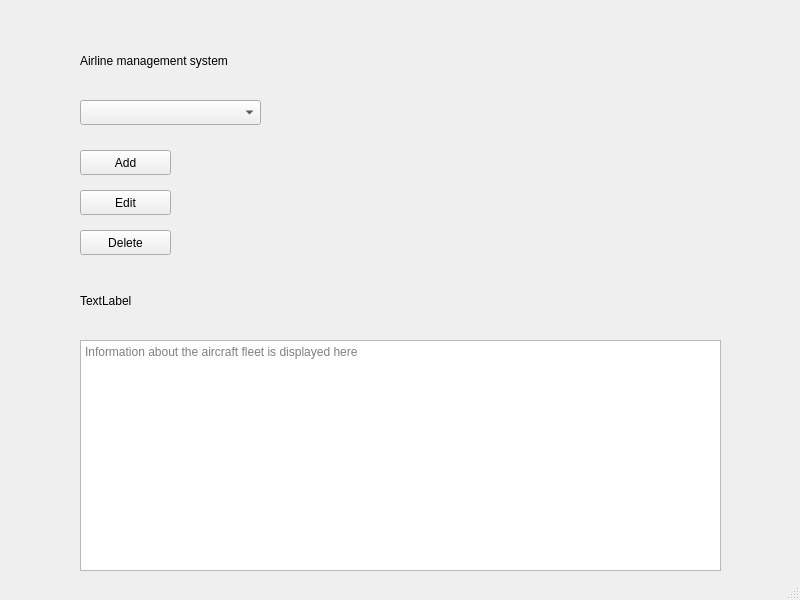
<?xml version="1.0" encoding="UTF-8"?>
<ui version="4.0">
 <class>MainWindow</class>
 <widget class="QMainWindow" name="MainWindow">
  <property name="geometry">
   <rect>
    <x>0</x>
    <y>0</y>
    <width>800</width>
    <height>600</height>
   </rect>
  </property>
  <property name="windowTitle">
   <string>MainWindow</string>
  </property>
  <widget class="QWidget" name="centralwidget">
   <widget class="QLabel" name="label">
    <property name="geometry">
     <rect>
      <x>80</x>
      <y>50</y>
      <width>391</width>
      <height>21</height>
     </rect>
    </property>
    <property name="text">
     <string>Airline management system</string>
    </property>
   </widget>
   <widget class="QComboBox" name="comboBox">
    <property name="geometry">
     <rect>
      <x>80</x>
      <y>100</y>
      <width>181</width>
      <height>25</height>
     </rect>
    </property>
   </widget>
   <widget class="QPushButton" name="btnAdd">
    <property name="geometry">
     <rect>
      <x>80</x>
      <y>150</y>
      <width>91</width>
      <height>25</height>
     </rect>
    </property>
    <property name="text">
     <string>Add</string>
    </property>
   </widget>
   <widget class="QPushButton" name="btnEdit">
    <property name="geometry">
     <rect>
      <x>80</x>
      <y>190</y>
      <width>91</width>
      <height>25</height>
     </rect>
    </property>
    <property name="text">
     <string>Edit</string>
    </property>
   </widget>
   <widget class="QPushButton" name="btnDelete">
    <property name="geometry">
     <rect>
      <x>80</x>
      <y>230</y>
      <width>91</width>
      <height>25</height>
     </rect>
    </property>
    <property name="text">
     <string>Delete</string>
    </property>
   </widget>
   <widget class="QLabel" name="labelInfo">
    <property name="geometry">
     <rect>
      <x>80</x>
      <y>270</y>
      <width>351</width>
      <height>61</height>
     </rect>
    </property>
    <property name="text">
     <string>TextLabel</string>
    </property>
   </widget>
   <widget class="QTextEdit" name="textEdit_fleet">
    <property name="geometry">
     <rect>
      <x>80</x>
      <y>340</y>
      <width>641</width>
      <height>231</height>
     </rect>
    </property>
    <property name="placeholderText">
     <string>Information about the aircraft fleet is displayed here</string>
    </property>
   </widget>
  </widget>
  <widget class="QMenuBar" name="menubar">
   <property name="geometry">
    <rect>
     <x>0</x>
     <y>0</y>
     <width>800</width>
     <height>27</height>
    </rect>
   </property>
  </widget>
  <widget class="QStatusBar" name="statusbar"/>
 </widget>
 <resources/>
 <connections/>
</ui>
